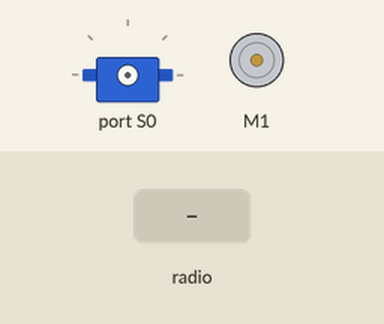
Recording of a program running on a simulated BBC micro:bit (MakeCode). Shown: servo, DC motor (green arrow = forward, orange = backward, longer = faster). The test bench sets the inputs (shaded band).

Above: at 1.2 s.
1.3 s: radio message "1" arrives
2.8 s: radio message "5" arrives
Timing chart, 0 to 5.8 s (numbered marks = the images above; inputs shaded):
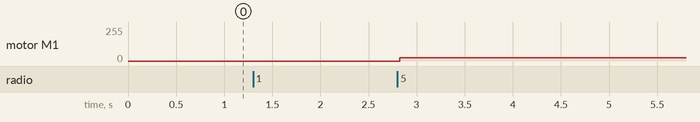

Measured:
- after the input at 2.8 s, motor M1: stopped → forward 26/255 at once

The program:

main.ts
```typescript
radio.onReceivedNumber(function (receivedNumber) {
    I = receivedNumber
})
let I = 0
radio.setGroup(0)
I = 99
basic.forever(function () {
    if (I == 4) {
        wuKong.setMotorSpeed(wuKong.MotorList.M1, 10)
    } else if (I == 3) {
        wuKong.setMotorSpeed(wuKong.MotorList.M1, -10)
    } else if (I == 2) {
        wuKong.setServoAngle(wuKong.ServoTypeList._360, wuKong.ServoList.S0, 180)
    } else if (I == 1) {
        wuKong.setServoAngle(wuKong.ServoTypeList._360, wuKong.ServoList.S0, 90)
    } else if (I == 5) {
        wuKong.setMotorSpeed(wuKong.MotorList.M1, 10)
    } else if (I == 6) {
        wuKong.setMotorSpeed(wuKong.MotorList.M1, -10)
    } else {
        I = 0
    }
})
```

test.ts
```typescript
// tests gaan hier; deze zal niet worden gecompileerd wanneer dit pakket wordt gebruikt als extensie.
```
